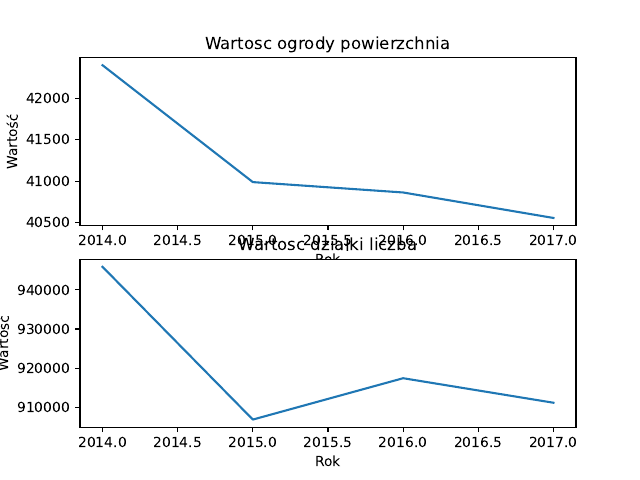

Write Python code to recreate this figure.
import matplotlib.pyplot as plt
import pandas as pd
import numpy as np
df=pd.read_excel("rod2.xlsx",header=None).T
print(df)
ogrody=df[(df[0]=='ogrody') & (df[1]=='powierzchnia')].groupby([2])[3].sum()
działki=df[(df[0]=='działki') & (df[1]=='liczba')].groupby([2])[3].sum()
plt.subplot(2,1,1)
plt.plot(ogrody,label="Wartosc")
plt.title("Wartosc ogrody powierzchnia")
plt.ylabel("Wartość")
plt.xlabel("Rok")
plt.subplot(2,1,2)
plt.plot(działki,label="Wartosc")
plt.xlabel("Rok")
plt.ylabel("Wartość")
plt.title("Wartosc działki liczba")
plt.savefig("zad3.pdf")
plt.show()

